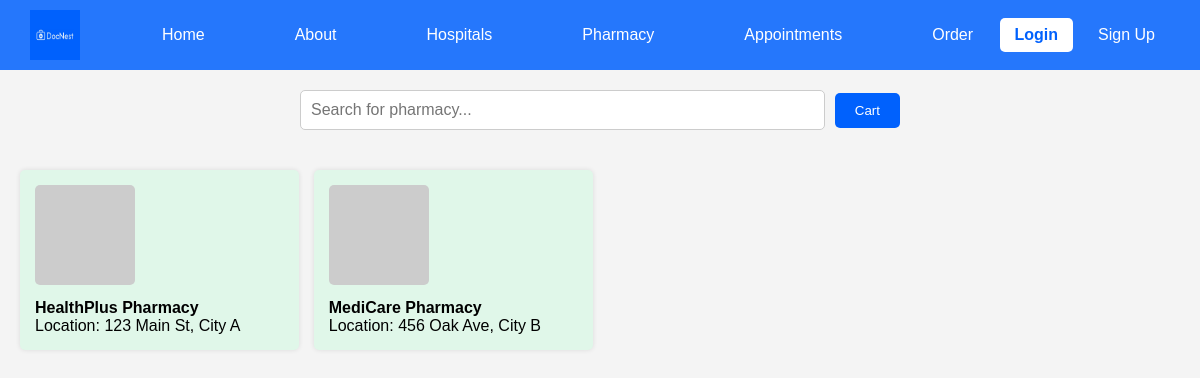
Screenshot of /Pharmacy.php with the database file from the repository.
### tables this page shows
CREATE TABLE `pharmacies` (
  `id` int(11) NOT NULL,
  `name` varchar(100) NOT NULL,
  `location` varchar(255) NOT NULL
);

### Pharmacy.php (the view, shortened to what this page needs)
<?php
$servername = "127.0.0.1";
$username = "root";
$password = "";
$dbname = "docnest";
$conn = new mysqli($servername, $username, $password, $dbname);
$sql = "SELECT * FROM pharmacies";
$pharmacies_result = $conn->query($sql);
$pharmacies = [];
while ($row = $pharmacies_result->fetch_assoc()) {
    $pharmacies[] = $row;
}
?>
<!DOCTYPE html>
<html lang="en">
<head>
</head>
<body>
    <div class="navbar">
        <div class="nav-left">
            <div class="logo">
                <img src="images/logo1.jpg" alt="docnest.logo" />
            </div>
            <ul>
                <li><a href="index.php">Home</a></li>
                <li><a href="about.php">About</a></li>
                <li><a href="Hospital.php">Hospitals</a></li>
                <li><a href="Pharmacy.php">Pharmacy</a></li>
                <li><a href="appointment.php">Appointments</a></li>
                <li><a href="order.php">Order</a></li>
            </ul>
        </div>
        <div class="auth-buttons">
            <a href="login.php" class="login-btn">Login</a>
            <a href="#" class="signup-btn">Sign Up</a>
        </div>
    </div>
    <div class="search-container">
        <input type="text" class="search-bar" placeholder="Search for pharmacy..." onkeyup="searchFunction()">
        <button class="cart-button" onclick="showCart()">Cart</button>
    </div>
    <div class="pharmacy-container" id="pharmacyContainer">
        <?php
        if (!empty($pharmacies)) {
            foreach ($pharmacies as $pharmacy) {
                echo '<div class="pharmacy-card" onclick="showMedicines(' . $pharmacy['id'] . ', \'' . htmlspecialchars($pharmacy['name']) . '\')">';
                echo '<img src="https://via.placeholder.com/100" alt="Pharmacy">';
                echo '<div class="pharmacy-details">';
                echo '<strong>' . htmlspecialchars($pharmacy['name']) . '</strong><br>';
                echo 'Location: ' . htmlspecialchars($pharmacy['location']) . '<br>';
                echo '</div>';
                echo '</div>';
            }
        } else {
            echo '<p>No pharmacies found in the database.</p>';
        }
        ?>
    </div>
</body>
</html>

### Pharmacy.php (style rules this page uses)
* { margin: 0; padding: 0; box-sizing: border-box; font-family: Arial, sans-serif; }
body { background-color: #f4f4f4; text-align: center; position: relative; }
.navbar { position: fixed; width: 100%; height: 70px; background: rgba(0, 97, 253, 0.85); display: flex; align-items: center; justify-content: space-between; padding: 0 30px; backdrop-filter: blur(5px); top: 0; left: 0; z-index: 1000; }
.nav-left { display: flex; align-items: center; gap: 57px; }
.navbar .logo { display: flex; align-items: center; }
.navbar img { width: 50px; height: 50px; margin-right: 10px; }
.navbar ul { list-style: none; display: flex; gap: 60px; }
.navbar ul li { display: inline; }
.navbar ul li a { text-decoration: none; color: white; font-size: 16px; padding: 10px 15px; transition: all 0.3s ease; }
.navbar .login-btn { background: white; color: #0061fd; padding: 8px 15px; border-radius: 5px; font-weight: bold; transition: 0.3s; text-decoration: none; }
.navbar .auth-buttons { display: flex; gap: 10px; }
.navbar .signup-btn { color: white; padding: 8px 15px; text-decoration: none; }
.search-container { margin: 90px auto 20px; width: 50%; display: flex; gap: 10px; align-items: center; }
.search-bar { flex: 1; padding: 10px; border: 1px solid #ccc; border-radius: 5px; font-size: 16px; }
.cart-button { padding: 10px 20px; background: #0061fd; color: white; border: none; border-radius: 5px; cursor: pointer; }
.pharmacy-container { display: grid; grid-template-columns: repeat(4, 1fr); gap: 15px; justify-content: center; margin-top: 20px; padding: 20px; }
.pharmacy-card { background: #e0f7e9; padding: 15px; border-radius: 5px; text-align: left; box-shadow: 0 0 5px rgba(0, 0, 0, 0.1); cursor: pointer; }
.pharmacy-card img { width: 100px; height: 100px; border-radius: 5px; margin-bottom: 10px; }

### rows the page displays
pharmacies: name "HealthPlus Pharmacy", location "123 Main St, City A"
pharmacies: name "MediCare Pharmacy", location "456 Oak Ave, City B"
